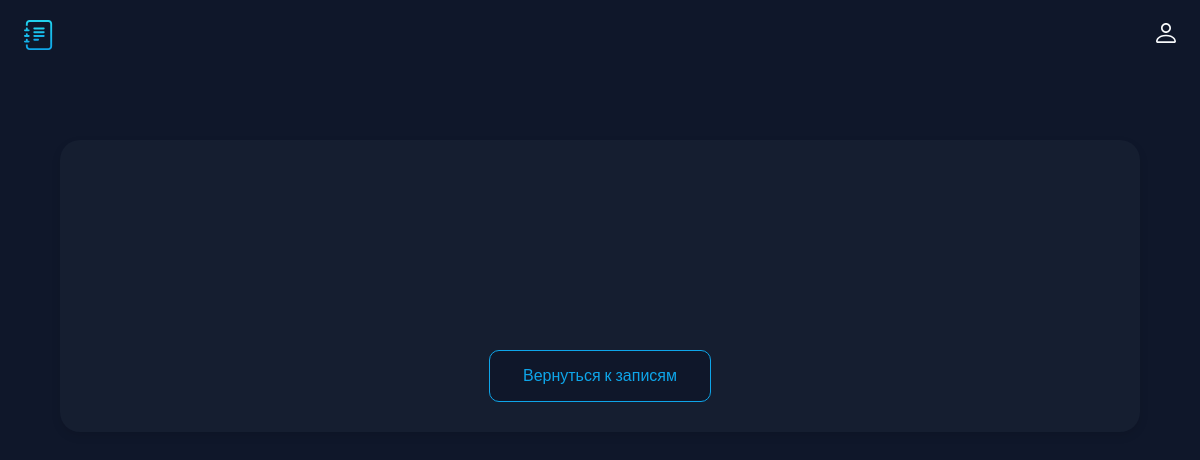
The page /card/3 on the database as committed earlier.
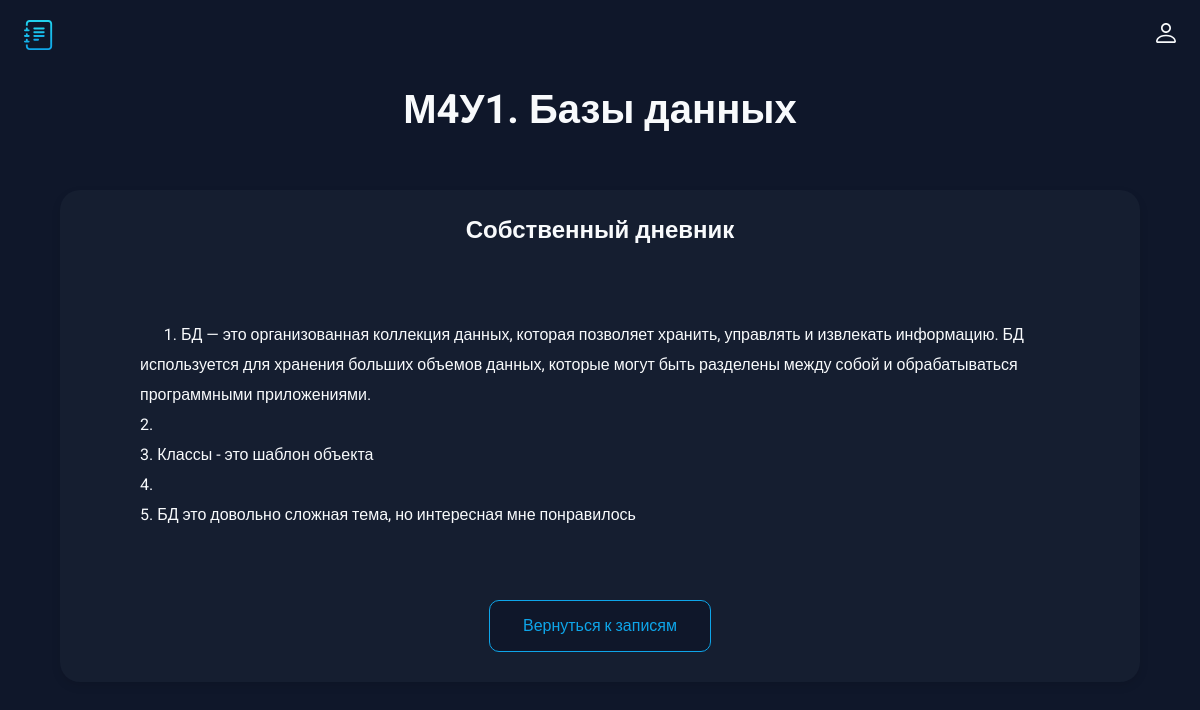
The same page on the database as committed later.
### main.py (models this page shows, shortened)
class Card(db.Model):
    id = db.Column(db.Integer, primary_key=True)
    title = db.Column(db.String(100), nullable=False)
    subtitle = db.Column(db.String(300), nullable=False)
    text = db.Column(db.Text, nullable=False)

### main.py (the view)
@app.route('/card/<int:id>')
def card(id):
    card = Card.query.get(id)
    return render_template('card.html', card=card)

### templates/card.html (shortened to what this page needs)
<!doctype html>
<html lang="ru">
<head>
  <link rel="stylesheet" href="../static/css/style.css">
</head>
<body>
  <header class="header">
    <img src="../static/img/logo.svg" alt="logo" width="30" height="30">
    <ul class="main-list">
        <li class="list__item">
          <a href="">
            <img src="../static/img/login.svg" alt="login" width="20" height="20">
          </a>
    </ul>
  </header>
  <main class="main">
    {% block content %}
    <h1 class="main__title">{{card.title}}</h1>
    <div class="main__block">
      <h2 class="main__subtitle">{{card.subtitle}}</h2>
      <div class="main__text">
      {{card.text}}
      </div>
      <a class="main__link" href="/">Вернуться к записям</a>
    </div>
  </main>
  {% endblock %}
</body>
</html>

Rows that differ between the two databases and show on the page:
added Card: title "М4У1. Базы данных", subtitle "Собственный дневник", text "1. БД — это организованная коллекция данных, которая позволяет хранить, управлять и извлекать информацию. БД используется для хранения больших объемов данных, которые могут быть разделены между собой и обрабатываться программными приложениями. 2. 3. Классы - это шаблон объекта 4. 5. БД это довольно сложная тема, но интересная мне понравилось"
